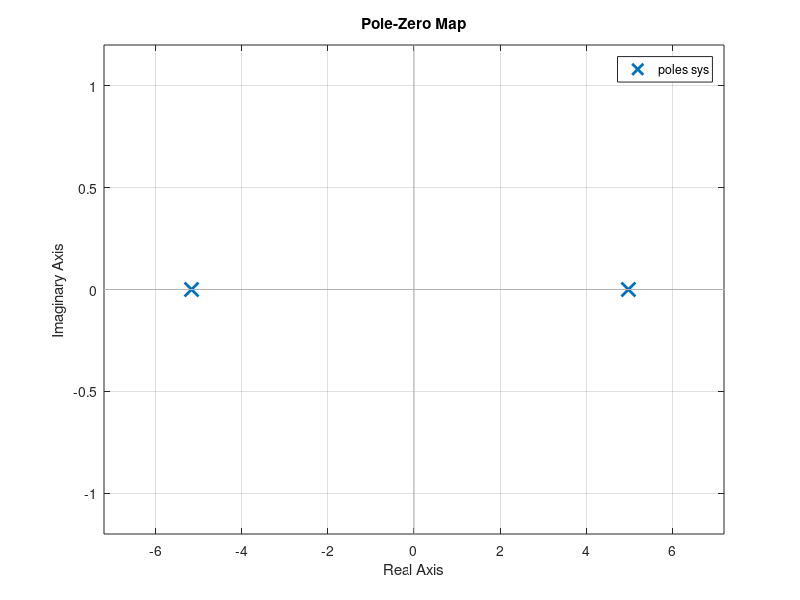

This chart was generated by the following MATLAB code:
% MCS Project SS2021
% Inverted Compund Pendulum
% Prof. Antonello Monti
% Project Contact: Sriram Gurumurthy [SGurumurthy@eonerc.rwth-aachen.de]
%% Setup
clear;
clc;
Ts = 5e-5;  % Simulation time step
T_sample = 0.01; % % Control sample time
%% Inverted Compound Pendulum Plant Constants 

% Parameters that don't change 

Plant1.m_r = 1;                                 % Mass of the rod [Kg]
Plant1.m_d = 3;                                 % Mass of the disc [Kg]
Plant1.l   = 0.4;                               % Length of the rod [m]
Plant1.R_d = 0.02;                              % Radius of circular disc [m]
Plant1.g   = 9.81;                              % acceleration due to gravity [m/s^2]
Plant1.T_md = 0.02;                             % Denominator Time constant of closed loop torque control of motor [s]
Plant1.T_mn = 0.04;                             % Numerator Time constant of closed loop torque control of motor [s]


% Parameters that can be modified for simulations
Plant1.Motor_select = 1;                        % 0 - Motor model is not seledcted, 1 - Motor model is selected
Plant1.Noise_select = 1;                        % 0 - Noise model is not seledcted, 1 - Noise model is selected
Plant1.c   = 0.1;                               % Coefficient of air friction [Kg m^2 / s], For testing LQG in Task 3, c can be chosen between 0.05 to 0.2 [Kg m^2 / s].
%% System Constants

c   = 0.1;                              % Coefficient of air friction [Kg m^2 / s]
Inertia_model = 1;

switch Inertia_model
    
    case 1 % Considering the correct model (rod with a rotating disc)
        
        J = (Plant1.m_r/3 + Plant1.m_d)*Plant1.l^2 + Plant1.m_d*Plant1.R_d^2/2 ;    % Inertia of the compund pendulum [Kg m^2]
        
    case 2 % Considering that the total mass as a point mass connected to the end of a massless rod
        
        M_total = Plant1.m_r + Plant1.m_d ;
        J = M_total * Plant1.l^2  ;                                                 % Inertia of the pendulum with massless rod and a point mass [Kg m^2]      
        
end

T_dist = -75;                              % Disturbance Torque [Nm]  Upto +-75 Nm
T_sat = 20;                                % Saturation torque applied for the motor (upper limit +T_sat, lower limit -T_sat) [Nm]
%% Initial conditions
Angle_start_up            = pi-0.001;                    % Inverter position, x1 is pi radians
Angular_velocity_start_up = 0;                           % Angular velocity is zero
x_init = [Angle_start_up; Angular_velocity_start_up] ;   % Initial condition vector   
   
%% Control Task 1 
% Control Task 1.1 
A1_21 = ((Plant1.m_r/2) + Plant1.m_d)*Plant1.g*Plant1.l/J;
A1_22 = -c/J;

A1 = [0 1; A1_21 A1_22];
B1 = [0;1/J];
C1 = [1 0];
D1 = 0;
    
sys = ss(A1,B1,C1,D1,'StateName',{'Theta' 'Angular Velocity'},...
 'InputName','Tu','OutputName','Theta');

p1 = pole(sys);
z1 = zero(sys);
pzmap(sys);
%.....

% Control Task 1.2 
% Change the Inertia_model parameter to 2 for this task chekc the pole-zero
% plot of the system for the assumption.
%.....

% Control Task 1.3 
sys_ss1 = c2d(sys,T_sample);

poles1 = eig(sys_ss1.A);

if Plant1.Motor_select == 0
    co1 = ctrb(sys_ss1);
    controllability1 = rank(co1);

    if controllability1 == length(sys_ss1.A)
       Q = [2000 0;0 50];
       R  = 1;
      [KK,S,e] = dlqr(sys_ss1.A,sys_ss1.B,Q,R);
    end
    KK = [KK 0];
end
%.....


%% Control Task 2 

% Task 2.1
num = [-Plant1.T_mn 1];
den = [Plant1.T_md 1];

[A2,B2,C2,D2] = tf2ss(num, den);

tf_mt_cl = ss(A2,B2,C2,D2, 'StateName',{'Motor'},'InputName','Tc','OutputName','Tu');

sysac = series(tf_mt_cl,sys);

sys_ss2 = c2d(sysac,T_sample);

poles2 = eig(sys_ss2.A);

%.....

% Task 2.2

co2 = ctrb(sys_ss2);
controllability2 = rank(co2);

if Plant1.Motor_select == 1
    if controllability2 == length(sys_ss2.A)
       Q = [2000 0 0;0 50 0;0 0 50];
       R  = 1;
       [KK,S,e] = dlqr(sys_ss2.A,sys_ss2.B,Q,R);
    end
end
ob1 = obsv(sys_ss2);
observability1 = rank(ob1);
%.....

%% Control Task 3

% Task 3.1
Q=0 ; R = 1; N=0;

[kalmf,L,P] = kalman(sys_ss2,Q,R,N);
%.....

% Task 3.2
%To run the LQG filter, need to activate the plant model with noise and
%that can be done by setting the parameter Plant1.Noise_select to 1.

%The LQG Controller is implemeneted in the Simulink model with a LQR state
%feedback and a Kalman Filter to estimate the states.
%.....



